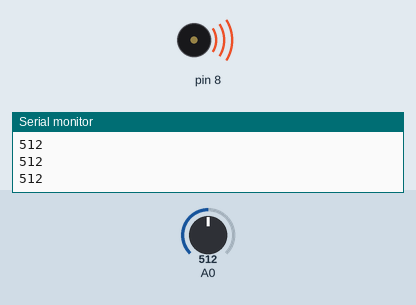
This sketch was run on a simulated Arduino Uno, built with avr-gcc and run on an emulated ATmega328P. On the bench: buzzer (waves = sounding), the last lines printed to the serial monitor. The inputs (shaded band) are chosen by the test bench; at power-on: A0 = 512.

Above: at 1.2 s.
1.3 s: A0 set to 486
At 2.5 s:
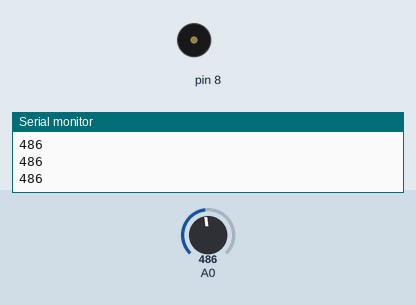
2.8 s: A0 set to 510
At 4.0 s:
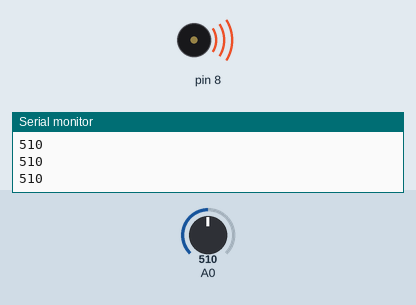
4.3 s: A0 set to 490
At 5.1 s:
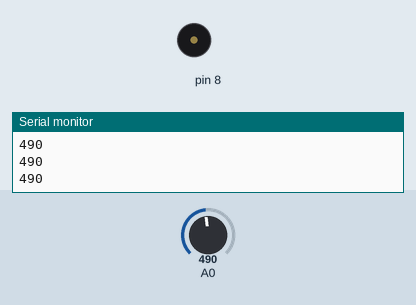
Timing chart, 0 to 7.3 s (numbered marks = the images above; inputs shaded):
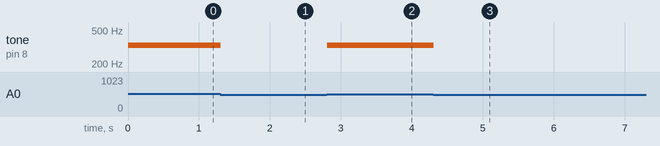

Measured:
- the behaviour switches between 500 and 499 on A0 (found by bisection; images 0 and 1)
- after the input at 1.3 s, tone on pin 8: 330 Hz → silent at once
- after the input at 2.8 s, tone on pin 8: silent → 330 Hz at once
- after the input at 4.3 s, tone on pin 8: 330 Hz → silent at once

The sketch:

code.ino
```cpp
int notes[] = {262,294,330,349};

void setup() {
  // put your setup code here, to run once:
  Serial.begin(9600);
}

void loop() {
  // put your main code here, to run repeatedly:
  int keyVal = analogRead(A0);
  Serial.println(keyVal);

  if(keyVal == 1023){
    tone(8, notes[0]);
  }
  else if(keyVal >= 990 && keyVal <= 1010){
    tone(8, notes[1]);
  }
  else if(keyVal >= 500 && keyVal <= 515){
    tone(8, notes[2]);
  }
  else if(keyVal >= 15 && keyVal <= 25){
    tone(8, notes[3]);
  }
  else {
    noTone(8);
  }
}
```
